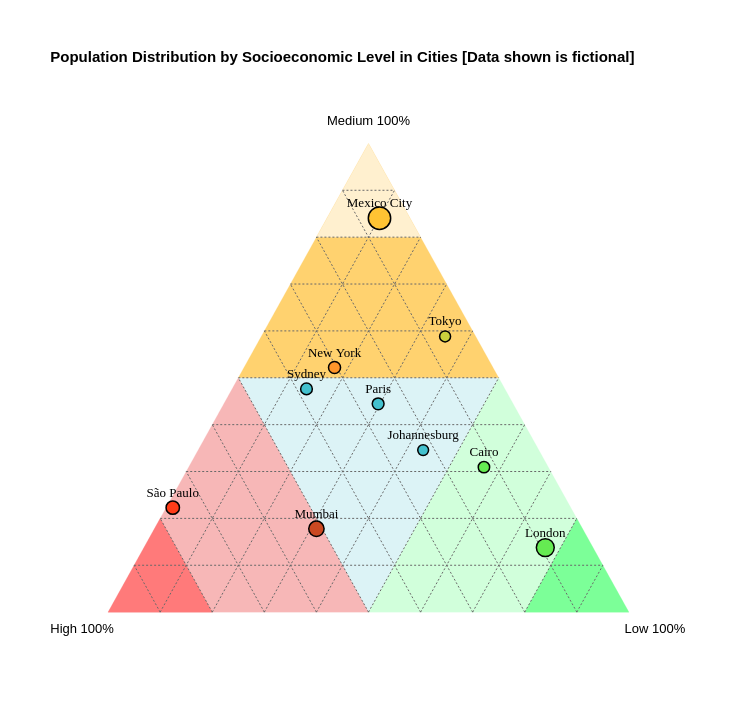

Vega-Lite specification for this chart:
### Vega-Lite specification from a JSON file in a GitHub repository (floating-point values rounded to 4 significant figures)
{"$schema": "https://vega.github.io/schema/vega-lite/v6.json", "description": "Note: Created by Adrián Bazzana https://www.linkedin.com/in/adrian-bazzana/", "width": 625, "height": 541.2, "padding": 50, "title": {"text": ["Population Distribution by Socioeconomic Level in Cities [Data shown is fictional]"], "fontSize": 15, "subtitleFontSize": 14, "subtitleFontStyle": "italic", "anchor": "start", "color": "#000000", "subtitleColor": "#76d9e4", "offset": 50}, "config": {"view": {"stroke": "transparent"}, "axis": {"disable": true, "grid": false, "tickBand": "extent"}}, "layer": [{"data": {"values": [{"x": 0.25, "y": 0.433}, {"x": 0.75, "y": 0.433}, {"x": 0.5, "y": 0}]}, "mark": {"type": "line", "fill": "#c8edf1a2", "interpolate": "linear-closed", "stroke": "#c8edf1a2", "strokeWidth": 0.2}, "encoding": {"x": {"field": "x", "type": "quantitative"}, "y": {"field": "y", "type": "quantitative"}}}, {"data": {"values": [{"x": 0, "y": 0}, {"x": 0.25, "y": 0.433}, {"x": 0.5, "y": 0}]}, "mark": {"type": "line", "fill": "#f7b7b7", "interpolate": "linear-closed", "stroke": "#f7b7b7", "strokeWidth": 0.2}, "encoding": {"x": {"field": "x", "type": "quantitative"}, "y": {"field": "y", "type": "quantitative"}}}, {"data": {"values": [{"x": 0, "y": 0}, {"x": 0.1, "y": 0.1732}, {"x": 0.2, "y": 0}]}, "mark": {"type": "line", "fill": "#ff7a7a", "interpolate": "linear-closed", "stroke": "#ff7a7a", "strokeWidth": 0.2}, "encoding": {"x": {"field": "x", "type": "quantitative"}, "y": {"field": "y", "type": "quantitative"}}}, {"data": {"values": [{"x": 1, "y": 0}, {"x": 0.75, "y": 0.433}, {"x": 0.5, "y": 0}]}, "mark": {"type": "line", "fill": "#d1ffdb", "interpolate": "linear-closed", "stroke": "#d1ffdb", "strokeWidth": 0.2}, "encoding": {"x": {"field": "x", "type": "quantitative"}, "y": {"field": "y", "type": "quantitative"}}}, {"data": {"values": [{"x": 1, "y": 0}, {"x": 0.9, "y": 0.1732}, {"x": 0.8, "y": 0}]}, "mark": {"type": "line", "fill": "#7cff98", "interpolate": "linear-closed", "stroke": "#7cff98", "strokeWidth": 0.2}, "encoding": {"x": {"field": "x", "type": "quantitative"}, "y": {"field": "y", "type": "quantitative"}}}, {"data": {"values": [{"x": 0.5, "y": 0.866}, {"x": 0.25, "y": 0.433}, {"x": 0.75, "y": 0.433}]}, "mark": {"type": "line", "fill": "#ffd26f", "interpolate": "linear-closed", "stroke": "#ffd26f", "strokeWidth": 0.2}, "encoding": {"x": {"field": "x", "type": "quantitative"}, "y": {"field": "y", "type": "quantitative"}}}, {"data": {"values": [{"x": 0.5, "y": 0.866}, {"x": 0.4, "y": 0.6928}, {"x": 0.6, "y": 0.6928}]}, "mark": {"type": "line", "fill": "#fff0cf", "interpolate": "linear-closed", "stroke": "#fff0cf", "strokeWidth": 0.2}, "encoding": {"x": {"field": "x", "type": "quantitative"}, "y": {"field": "y", "type": "quantitative"}}}, {"data": {"values": [{"x": -0.05, "y": -0.05, "label": "High 100%"}, {"x": 1.05, "y": -0.05, "label": "Low 100%"}, {"x": 0.5, "y": 0.888, "label": "Medium 100%"}]}, "mark": {"type": "text", "dy": -10, "fontSize": 13, "color": "#000000"}, "encoding": {"x": {"field": "x", "type": "quantitative"}, "y": {"field": "y", "type": "quantitative"}, "text": {"field": "label", "type": "nominal"}}}, {"data": {"values": [{"x": 0.1, "y": 0, "x2": 0.05, "y2": 0.0866}, {"x": 0.2, "y": 0, "x2": 0.1, "y2": 0.1732}, {"x": 0.3, "y": 0, "x2": 0.15, "y2": 0.2598}, {"x": 0.4, "y": 0, "x2": 0.2, "y2": 0.3464}, {"x": 0.5, "y": 0, "x2": 0.25, "y2": 0.433}, {"x": 0.6, "y": 0, "x2": 0.3, "y2": 0.5196}, {"x": 0.7, "y": 0, "x2": 0.35, "y2": 0.6062}, {"x": 0.8, "y": 0, "x2": 0.4, "y2": 0.6928}, {"x": 0.9, "y": 0, "x2": 0.45, "y2": 0.7794}, {"x": 0.9, "y": 0, "x2": 0.95, "y2": 0.0866}, {"x": 0.8, "y": 0, "x2": 0.9, "y2": 0.1732}, {"x": 0.7, "y": 0, "x2": 0.85, "y2": 0.2598}, {"x": 0.6, "y": 0, "x2": 0.8, "y2": 0.3464}, {"x": 0.5, "y": 0, "x2": 0.75, "y2": 0.433}, {"x": 0.4, "y": 0, "x2": 0.7, "y2": 0.5196}, {"x": 0.3, "y": 0, "x2": 0.65, "y2": 0.6062}, {"x": 0.2, "y": 0, "x2": 0.6, "y2": 0.6928}, {"x": 0.1, "y": 0, "x2": 0.55, "y2": 0.7794}, {"x": 0.05, "y": 0.0866, "x2": 0.95, "y2": 0.0866}, {"x": 0.1, "y": 0.1732, "x2": 0.9, "y2": 0.1732}, {"x": 0.15, "y": 0.2598, "x2": 0.85, "y2": 0.2598}, {"x": 0.2, "y": 0.3464, "x2": 0.8, "y2": 0.3464}, {"x": 0.25, "y": 0.433, "x2": 0.75, "y2": 0.433}, {"x": 0.3, "y": 0.5196, "x2": 0.7, "y2": 0.5196}, {"x": 0.35, "y": 0.6062, "x2": 0.65, "y2": 0.6062}, {"x": 0.4, "y": 0.6928, "x2": 0.6, "y2": 0.6928}, {"x": 0.45, "y": 0.7794, "x2": 0.55, "y2": 0.7794}]}, "mark": {"type": "rule", "stroke": "#696969", "strokeDash": [2, 2]}, "encoding": {"x": {"field": "x", "type": "quantitative"}, "y": {"field": "y", "type": "quantitative"}, "x2": {"field": "x2"}, "y2": {"field": "y2"}}}, {"data": {"values": [{"City": "Tokyo", "Higt": 5, "Medium": 50, "Low": 30}, {"City": "New York", "Higt": 35, "Medium": 60, "Low": 20}, {"City": "Mumbai", "Higt": 115, "Medium": 40, "Low": 70}, {"City": "London", "Higt": 30, "Medium": 45, "Low": 252}, {"City": "São Paulo", "Higt": 120, "Medium": 35, "Low": 2}, {"City": "Paris", "Higt": 28, "Medium": 48, "Low": 32}, {"City": "Mexico City", "Higt": 32, "Medium": 458, "Low": 55}, {"City": "Cairo", "Higt": 12, "Medium": 30, "Low": 55}, {"City": "Sydney", "Higt": 40, "Medium": 50, "Low": 15}, {"City": "Johannesburg", "Higt": 18, "Medium": 28, "Low": 35}]}, "transform": [{"calculate": "datum['Higt'] + datum['Medium'] + datum['Low']", "as": "TotalLevel"}, {"calculate": "datum['Higt']/datum.TotalLevel", "as": "high_percent"}, {"calculate": "datum['Medium']/datum.TotalLevel", "as": "medium_percent"}, {"calculate": "datum['Low']/datum.TotalLevel", "as": "low_percent"}, {"calculate": "0.5 * (2 * datum.low_percent + datum.medium_percent)", "as": "x"}, {"calculate": "0.866 * datum.medium_percent", "as": "y"}, {"calculate": "toString(isValid(datum['Higt']) ? datum['Higt'] : 0) + ' (' + toString(round((isValid(datum.high_percent) ? datum.high_percent : 0) * 100, 1)) + '%)'", "as": "tooltip_high"}, {"calculate": "toString(isValid(datum['Medium']) ? datum['Medium'] : 0) + ' (' + toString(round((isValid(datum.medium_percent) ? datum.medium_percent : 0) * 100, 1)) + '%)'", "as": "tooltip_medium"}, {"calculate": "toString(isValid(datum['Low']) ? datum['Low'] : 0) + ' (' + toString(round((isValid(datum.low_percent) ? datum.low_percent : 0) * 100, 1)) + '%)'", "as": "tooltip_low"}, {"filter": "datum['City'] !== null"}, {"calculate": "length(datum['City'])", "as": "leng"}, {"calculate": "(datum.x*100 - length(datum['City']))/100", "as": "Xleng"}, {"calculate": "(datum.x*100 + length(datum['City']))/100", "as": "Xleng2"}, {"calculate": "datum['high_percent'] > 0.8 ? '#FF0F0F' : datum['medium_percent'] > 0.8 ? '#FFC333' : datum['low_percent'] > 0.8 ? '#32F95D' : datum['high_percent'] > 0.5 && datum['medium_percent'] > datum['low_percent'] ? '#ff3c18' : datum['high_percent'] > 0.5 && datum['medium_percent'] < datum['low_percent'] ? '#cb4922' : datum['medium_percent'] > 0.5 && datum['high_percent'] > datum['low_percent'] ? '#ff962a' : datum['medium_percent'] > 0.5 && datum['high_percent'] < datum['low_percent'] ? '#cbd03d' : datum['low_percent'] > 0.5 && datum['medium_percent'] < datum['high_percent'] ? '#65be49' : datum['low_percent'] > 0.5 && datum['medium_percent'] > datum['high_percent'] ? '#65eb52' : '#43c1ce'", "as": "color"}, {"calculate": "datum.medium_percent > 0.9 ? 15 : -15", "as": "dy_val"}], "encoding": {"x": {"field": "x", "type": "quantitative"}, "y": {"field": "y", "type": "quantitative"}, "tooltip": [{"field": "City", "type": "nominal", "title": "City:"}, {"field": "tooltip_high", "type": "nominal", "title": "🔴 High:"}, {"field": "tooltip_medium", "type": "nominal", "title": "🟡 Medium:"}, {"field": "tooltip_low", "type": "nominal", "title": "🟢 Low:"}]}, "layer": [{"mark": {"type": "point", "color": "transparent", "opacity": 1, "stroke": "#000000", "strokeWidth": 1.5, "strokeOpacity": 1}, "encoding": {"x": {"field": "x", "type": "quantitative"}, "y": {"field": "y", "type": "quantitative"}, "fill": {"field": "color", "type": "nominal", "scale": null}, "size": {"field": "TotalLevel", "type": "quantitative", "legend": null, "scale": {"range": [50, 500]}}}}, {"mark": {"type": "text", "font": "Verdana", "dy": {"expr": "datum.dy_val"}, "fontSize": 13, "color": "#000000", "fontWeight": 100}, "encoding": {"x": {"field": "x", "type": "quantitative"}, "y": {"field": "y", "type": "quantitative"}, "text": {"field": "City", "type": "nominal"}}}]}]}
